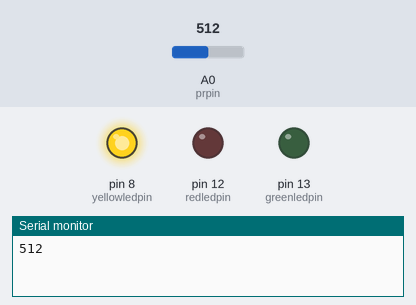
This sketch was run on a simulated Arduino Uno, built with avr-gcc and run on an emulated ATmega328P. Shown: output pins drawn as LEDs (lit = HIGH), the last lines printed to the serial monitor. Inputs (shaded band) come from the test bench; at power-on: A0 (prpin) = 512.

Above: at 1.2 s.
1.3 s: A0 (prpin) set to 313
At 3.3 s:
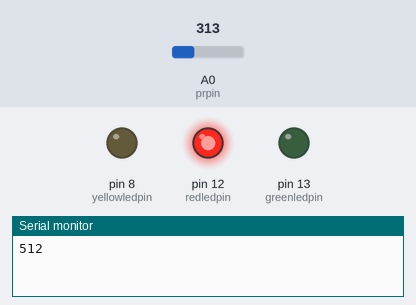
9.1 s: A0 (prpin) set to 288
At 17.0 s:
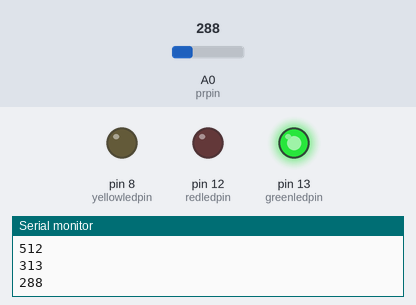
Timing chart, 0 to 22.9 s (numbered marks = the images above; inputs shaded):
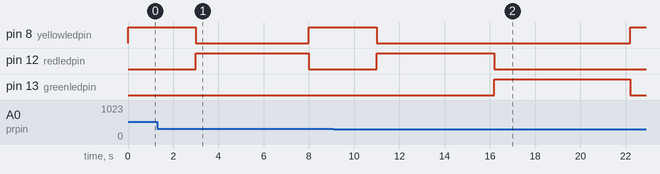

Measured:
- the behaviour switches between 300 and 299 on A0 (prpin) (found by bisection; images 1 and 2)
- after the input at 9.1 s, pin 13 (greenledpin): LOW → HIGH after 7.1 s, → LOW 6.0 s later

The sketch:

Stop_Light.ino
```cpp
int greenledpin = 13;
int redledpin = 12;
int yellowledpin = 8;
int prpin = A0;

void setup() {
  // put your setup code here, to run once:
pinMode (greenledpin, OUTPUT);
pinMode (redledpin, OUTPUT);
pinMode (yellowledpin, OUTPUT);
pinMode (prpin, INPUT);
Serial.begin(9600);

}

void loop() {
  // put your main code here, to run repeatedly:
Serial.println (analogRead (prpin));

if (analogRead (prpin) <300){
  delay (200);
  digitalWrite (greenledpin, HIGH);
  digitalWrite (yellowledpin, LOW);
  digitalWrite (redledpin, LOW);
  delay (6000);
  digitalWrite (greenledpin, LOW);
  digitalWrite (yellowledpin, HIGH);
  delay (2000);
  digitalWrite (yellowledpin, LOW);
  digitalWrite (redledpin, HIGH);
  delay (4000);

}
else {
  digitalWrite (greenledpin, LOW);
  digitalWrite (redledpin, LOW);
  digitalWrite (yellowledpin, HIGH);
  delay (3000);
  digitalWrite (redledpin, HIGH);
  digitalWrite (yellowledpin, LOW);
  delay (5000);


}
}
```
